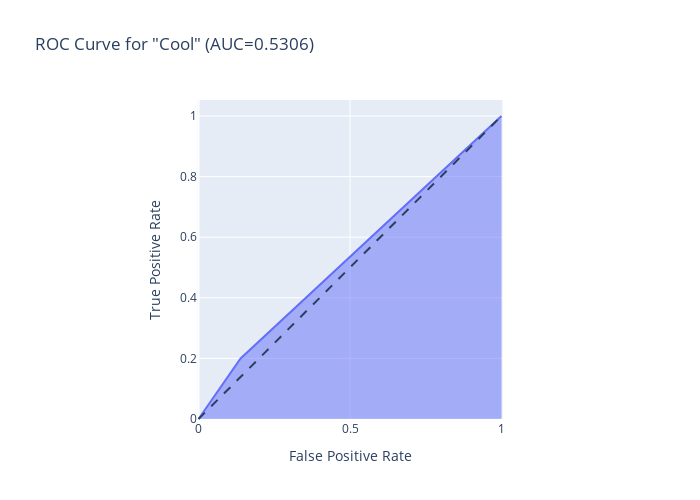

Notebook cell for this chart:
### Code cell
fpr0, tpr0, thresholds0 = roc_curve(test_dummies[:,0],pred_dummies[:,0])
figroc0 = px.area(
    x=fpr0, y=tpr0,
    title=f'ROC Curve for "Cool" (AUC={auc(fpr0, tpr0):.4f})',
    labels=dict(x='False Positive Rate', y='True Positive Rate'),
    width=700, height=500
)
figroc0.add_shape(
    type='line', line=dict(dash='dash'),
    x0=0, x1=1, y0=0, y1=1
)

figroc0.update_yaxes(scaleanchor="x", scaleratio=1)
figroc0.update_xaxes(constrain='domain')
figroc0.show()

### Figure 1 — Plotly figure (JSON) as saved in the notebook; plotly's stock layout.template omitted (floating-point values rounded to 4 significant figures)
{"data": [{"fillpattern": {"shape": ""}, "hovertemplate": "False Positive Rate=%{x}<br>True Positive Rate=%{y}<extra></extra>", "legendgroup": "", "line": {"color": "#636efa"}, "marker": {"symbol": "circle"}, "mode": "lines", "name": "", "orientation": "v", "showlegend": false, "stackgroup": "1", "type": "scatter", "x": [0, 0.1389, 1], "xaxis": "x", "y": [0, 0.2, 1], "yaxis": "y"}], "layout": {"height": 500, "legend": {"tracegroupgap": 0}, "shapes": [{"line": {"dash": "dash"}, "type": "line", "x0": 0, "x1": 1, "y0": 0, "y1": 1}], "title": {"text": "ROC Curve for \"Cool\" (AUC=0.5306)"}, "width": 700, "xaxis": {"anchor": "y", "constrain": "domain", "domain": [0, 1], "title": {"text": "False Positive Rate"}}, "yaxis": {"anchor": "x", "domain": [0, 1], "scaleanchor": "x", "scaleratio": 1, "title": {"text": "True Positive Rate"}}}}
